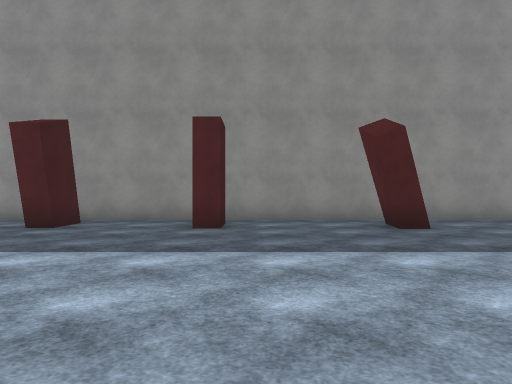
view 1 (above)

21 first-person views from a walk through a Unity game level. The camera is 1.3 m above the floor, looks level and sees 70° across. The floor is counted in squares, 2 m on a side. Each view is taken from the middle of a square. On the plan, view 1 faces up. The plan holds only what a view shows up to about 11 squares ahead; the rest is blank. The player is left out. Surface patterns are stand-ins for the level's own textures.

view 2
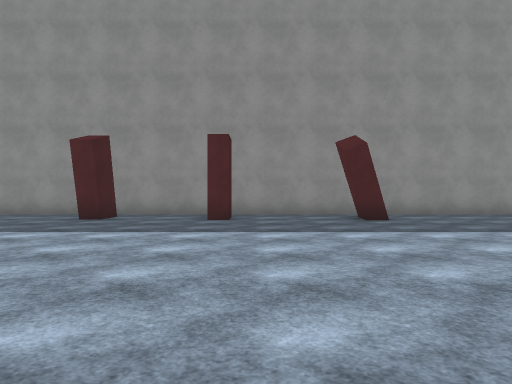

view 3
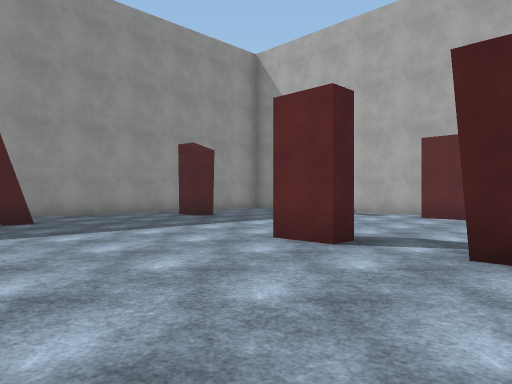

view 4
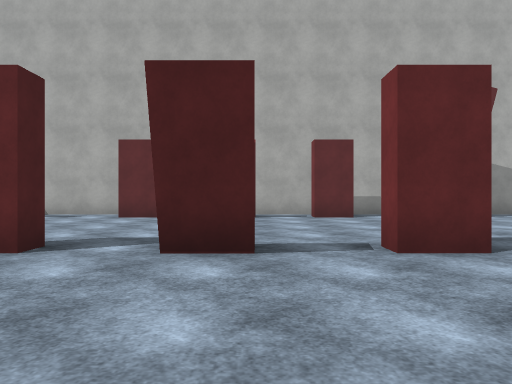

view 5
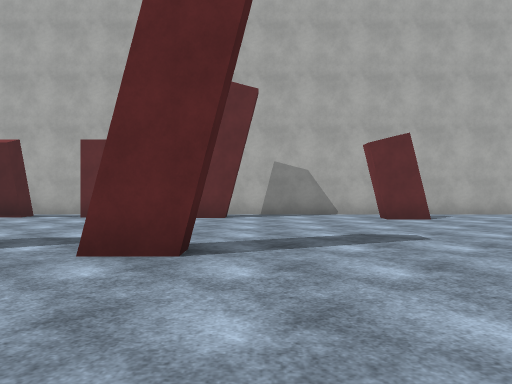

view 6
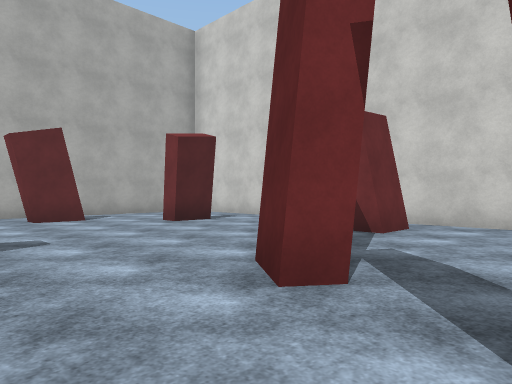

view 7
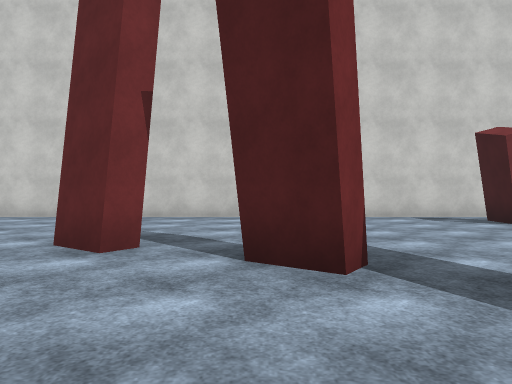

view 8
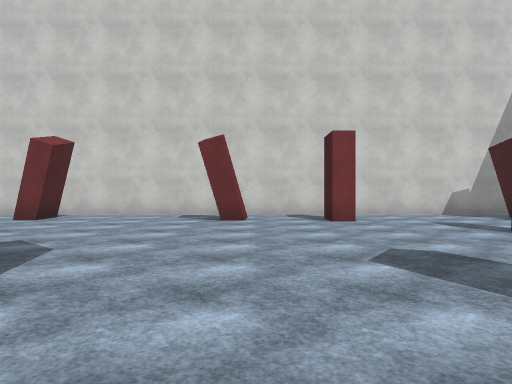

view 9
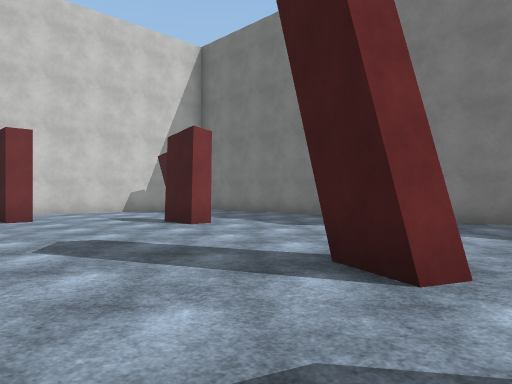

view 10
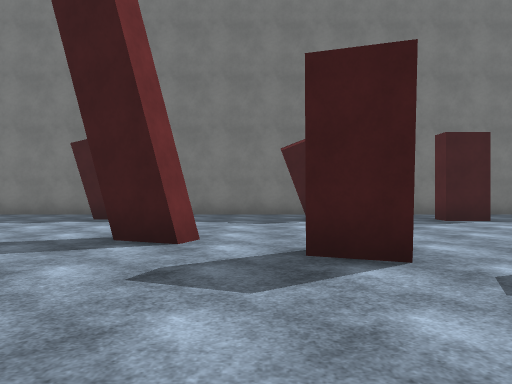

view 11
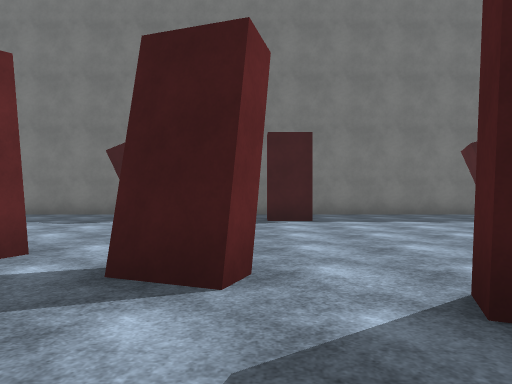

view 12
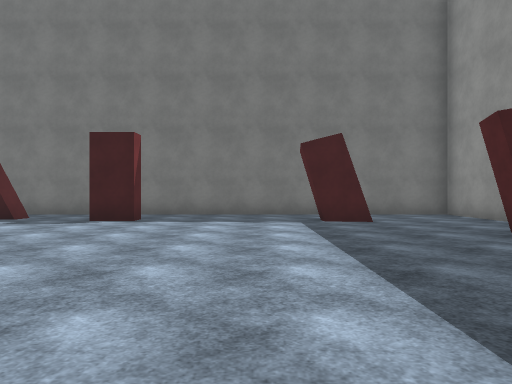

view 13
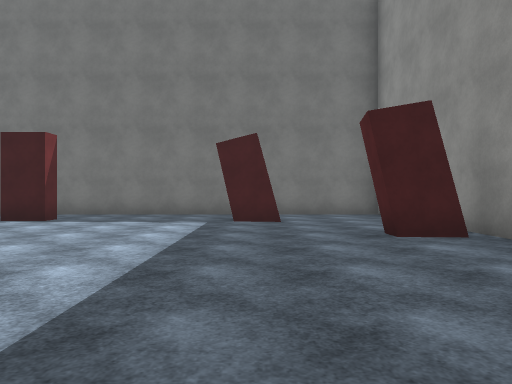

view 14
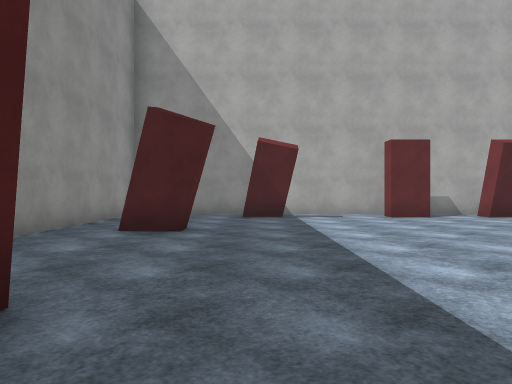

view 15
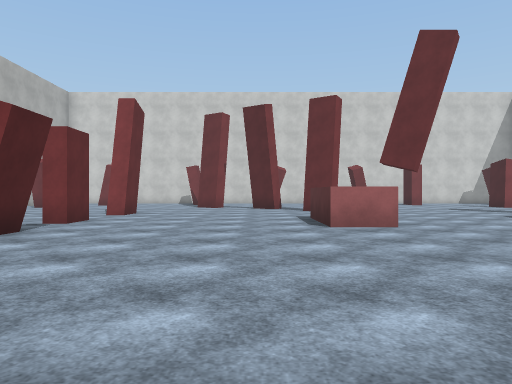

view 16
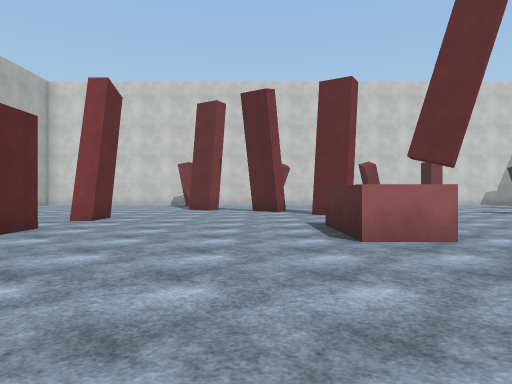

view 17
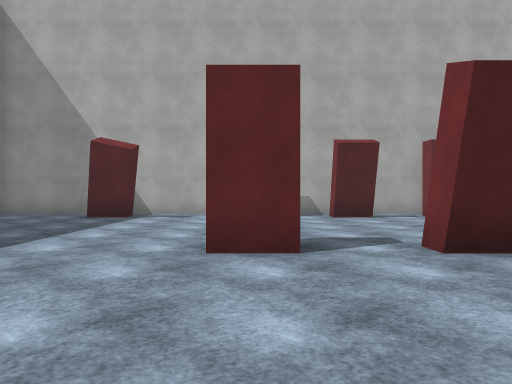

view 18
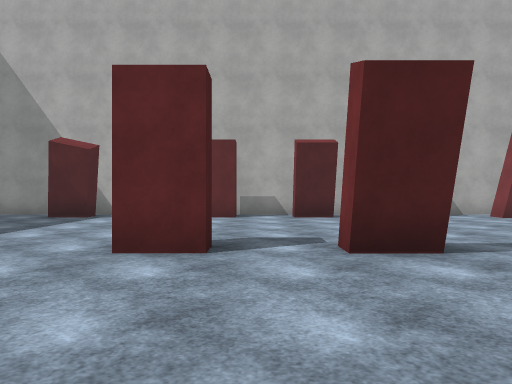

view 19
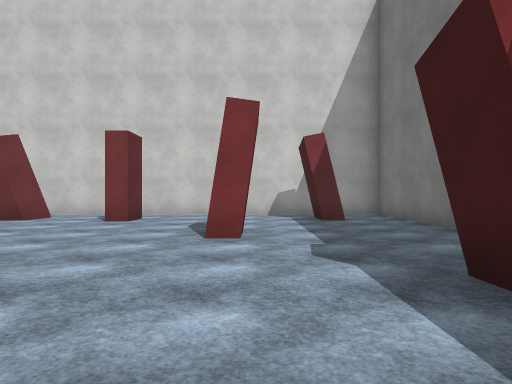

view 20
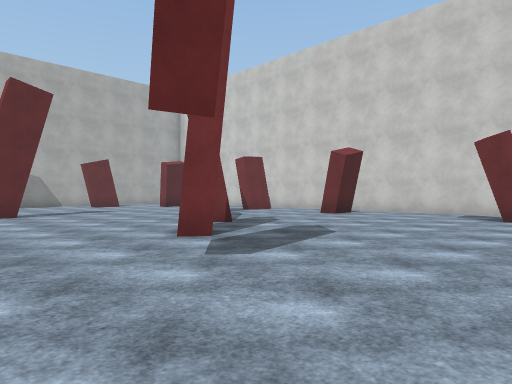

view 21
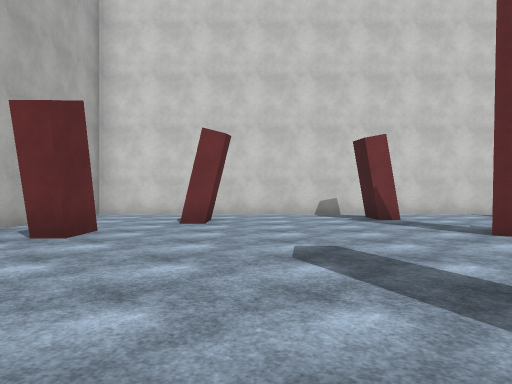

### Floor plan
Points are (right, up) in squares from view 1. A wall is a line through its corners. A room is listed if a view was taken in it or the views show most of it. See-through windows are left out.
Room 1 (views 1, 2, 3, 4, 5, 6, 7, 8, 9, 10, 11, 12, 13, 14, 15, 16, 17, 18, 19, 20, 21)
walls: (-1.8, -2.7) (-0.4, -2.7) (-0.4, -5.2); (-1.8, -8.4) (-1.5, -8) (-0.6, -8.6); (-6.3, -3.5) (-6.7, -4.5); (-4.7, 0.1) (-5.4, 0.4); (-6, -1) (-5.6, -1.2) (-5.9, -2.1); (4.9, -4.5) (4.9, -3.5) (5.4, -3.5); (4.7, -2) (4.7, -1) (5.4, -1); (4.9, -2) (4.9, -0.9); (0, -10.2) (0.3, -9.8) (1.2, -10.5); (5.2, -7.3) (4.7, -7.3) (4.7, -6.2); (-8.1, -5.8) (-7.6, -6.1) (-8, -7.2); (5.4, 0.5) (4.9, 0.5) (4.9, 1.6); (2.3, -11.4) (2.6, -10.9) (3.5, -11.6); (-0.1, -14.4) (0.5, -14.4); (-4.5, -14) (-4.1, -14); (3.1, 6.2) (2.2, 6.2) (2.4, 7.5); (-4.6, -14.5) (-4.5, -14.2) (-4.1, -14.2) (-4.1, -15.3); (-12.1, -2.9) (-11.4, -2.9); (-11.6, -8.2) (-11.6, -9.1); (-0.1, -15.4) (-0.1, -14.2) (0.4, -14.2); (-0.6, 7.6) (-0.6, 6.5) (-1.1, 6.5); (-11.8, 0.3) (-11.2, 0.3) (-11.2, -0.7) (-11.8, -0.7); (-3.7, 7.6) (-3.7, 6.5) (-4.2, 6.5); (10.8, -2) (10.2, -2) (10.2, -1) (10.8, -1); (-9.8, -12.3) (-9.8, -11.2) (-9.4, -11.2) (-9.4, -12.3); (3.7, -15.5) (3.7, -14.4) (4.3, -14.4) (4.3, -15.5); (-7.2, -15) (-7.2, -14) (-6.7, -14) (-6.7, -15); (7.4, 6) (6.9, 6) (7, 7.3); (-11.2, 4.2) (-11.9, 4.2); (7.5, 6.2) (6.7, 6.2); (9.7, -12.1) (9.7, -11) (10.2, -11); (-8.3, 7.5) (-8.4, 7) (-9, 7); (7.9, -14.5) (7.9, -13.4) (8.5, -13.4); (-13.5, -9.8) (-13.5, -16.5) (11.5, -16.5) (11.5, 8.4); (-11.2, 5.5) (-11.2, 4.4) (-11.7, 4.4); (10.8, 4.2) (10.2, 4.2) (10.2, 5.4); (-12, -14.5) (-11.4, -14.5) (-11.4, -15.5); (-11, 8.5) (-13.5, 8.5) (-13.5, -7.8); (11.1, 8.5) (-9.5, 8.5)
low walls: (-6.7, -3.8) (-6.9, -4.5); (2.5, 6.5) (2.6, 7.5); (-12.1, -2.7) (-11.5, -2.7)
ways out: gap at (11, 5)

Where each view was taken, in squares from view 1:
view 1: 0 up, 0 right, facing up
view 2: 2 down, 0 right, facing up
view 3: 2 down, 1 right, facing up-right
view 4: 2 down, 1 right, facing right
view 5: 8 down, 1 right, facing right
view 6: 9 down, 1 right, facing down-right
view 7: 7 down, 1 right, facing down
view 8: 6 down, 5 left, facing down
view 9: 5 down, 5 left, facing down-left
view 10: 5 down, 3 left, facing left
view 11: 1 down, 3 left, facing left
view 12: 3 up, 3 left, facing left
view 13: 5 up, 3 left, facing left
view 14: 5 up, 1 right, facing right
view 15: 4 up, 1 right, facing down
view 16: 2 up, 1 right, facing down
view 17: 1 up, 1 right, facing right
view 18: 0 up, 1 right, facing right
view 19: 6 down, 10 left, facing down
view 20: 5 down, 6 left, facing down-right
view 21: 6 down, 7 right, facing down
